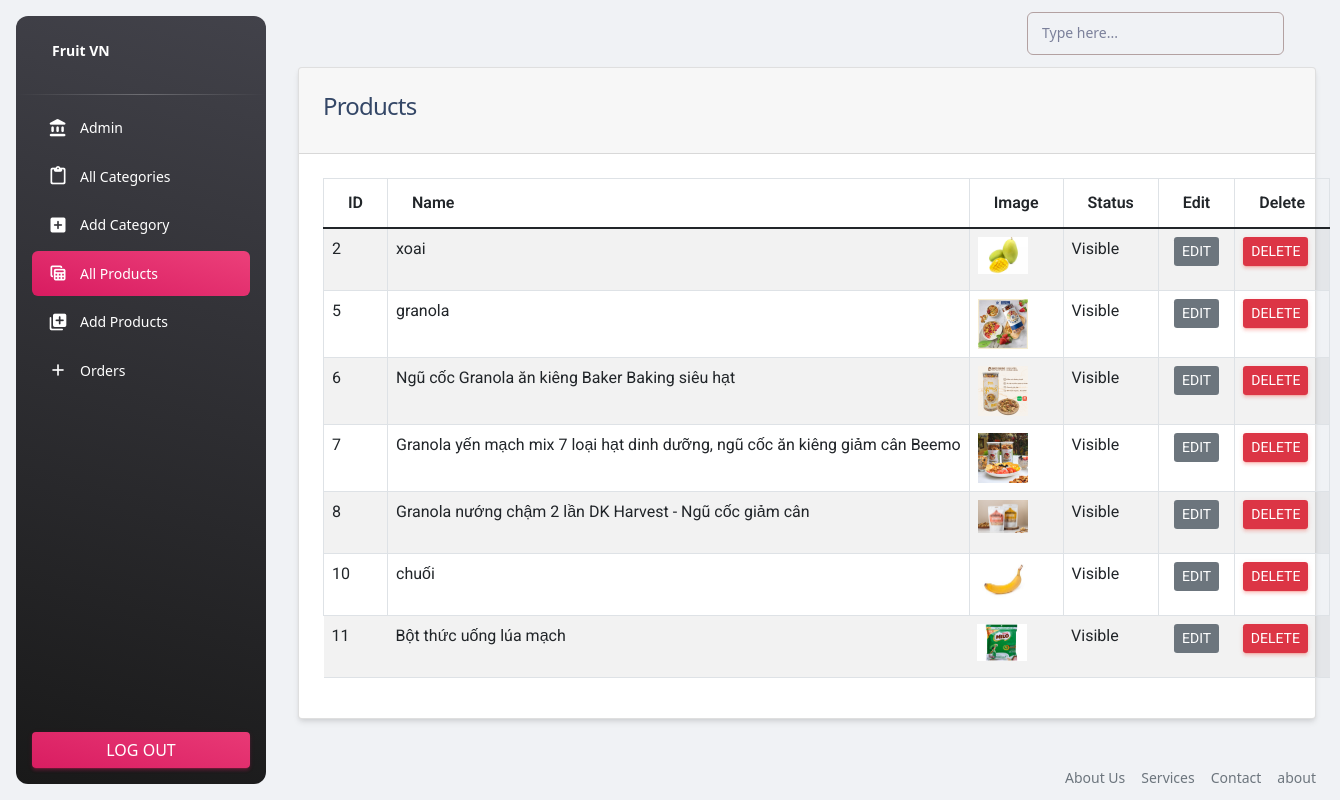
The page /project/admin/products.php (signed in) on the database its author committed.
### tables this page shows
CREATE TABLE `products` (
  `id` int(11) NOT NULL,
  `category_id` int(11) NOT NULL,
  `name` varchar(191) NOT NULL,
  `slug` varchar(191) NOT NULL,
  `small_description` mediumtext NOT NULL,
  `description` mediumtext NOT NULL,
  `original_price` int(11) NOT NULL,
  `selling_price` int(11) NOT NULL,
  `image` varchar(191) NOT NULL,
  `qty` int(11) NOT NULL,
  `status` tinyint(4) NOT NULL,
  `trending` tinyint(4) NOT NULL,
  `meta_keywords` mediumtext NOT NULL,
  `created_at` timestamp NOT NULL DEFAULT current_timestamp() ON UPDATE current_timestamp()
);

### project/functions/myfunctions.php (called while the page is built, shortened)
<?php
    include('../config/dbcon.php');
    function getAll($table)
    {
        global $con;
        $query = "SELECT * FROM $table";
        $query_run = mysqli_query($con, $query);
        return  $query_run;
    }
?>

### project/admin/products.php (the view, shortened to what this page needs)
<?php
    include('includes/header.php');
?>
<div class="container">
    <div class="row">
        <div class="col-md-12">
            <div class="card">
                <div class="card-header">
                <h4> Products</h4>
                </div>
                <div class="card-body" id="products_table">
                    <table class="table table-bordered table-striped">
                        <thead>
                            <tr>
                                <th>ID</th>
                                <th>Name</th>
                                <th>Image</th>
                                <th>Status</th>
                                <th>Edit</th>
                                <th>Delete</th>
                            </tr>
                        </thead>
                        <tbody>
                            <?php
                                $products = getAll("products");
                                if(mysqli_num_rows($products)>0){
                                    foreach ($products as $item) {
                                        ?>
                                            <tr>
                                                <td><?=$item['id']; ?></td>
                                                <td><?=$item['name']; ?></td>
                                                <td>
                                                    <img src="../uploads/<?= $item['image']; ?>"
                                                    width="50px" alt="<?= $item['name']; ?>">
                                                </td>
                                                <td>
                                                    <?= $item['status']=='0' ? "Visible":"Hidden"?>
                                                </td>
                                                <td >
                                                    <div class="d-flex justify-content-center">
                                                        <a href="edit-product.php?id= <?=$item['id']; ?>"
                                                        class="btn btn-secondary  btn-sm ">edit</a>
                                                    </div>
                                                </td>
                                                <td >
                                                    <button tyle="button" class="btn btn-danger btn-sm delete_product_btn"
                                                    value="<?=$item['id'];?>" name="delete_product_btn" >
                                                    Delete</button>
                                                </td>
                                            </tr>
                                        <?php
                                    }
                                }
                            ?>
                        </tbody>
                    </table>
                </div>
            </div>
        </div>
    </div>
</div>
<?php include('includes/footer.php'); ?>

### rows shown on the page
products: id "2", name "xoai", image (picture), status "Visible"
products: id "5", name "granola", image (picture), status "Visible"
products: id "6", name "Ngũ cốc Granola ăn kiêng Baker Baking siêu hạt", image (picture), status "Visible"
products: id "7", name "Granola yến mạch mix 7 loại hạt dinh dưỡng, ngũ cốc ăn kiêng giảm cân Beemo", image (picture), status "Visible"
products: id "8", name "Granola nướng chậm 2 lần DK Harvest - Ngũ cốc giảm cân", image (picture), status "Visible"
products: id "10", name "chuối", image (picture), status "Visible"
products: id "11", name "Bột thức uống lúa mạch", image (picture), status "Visible"
